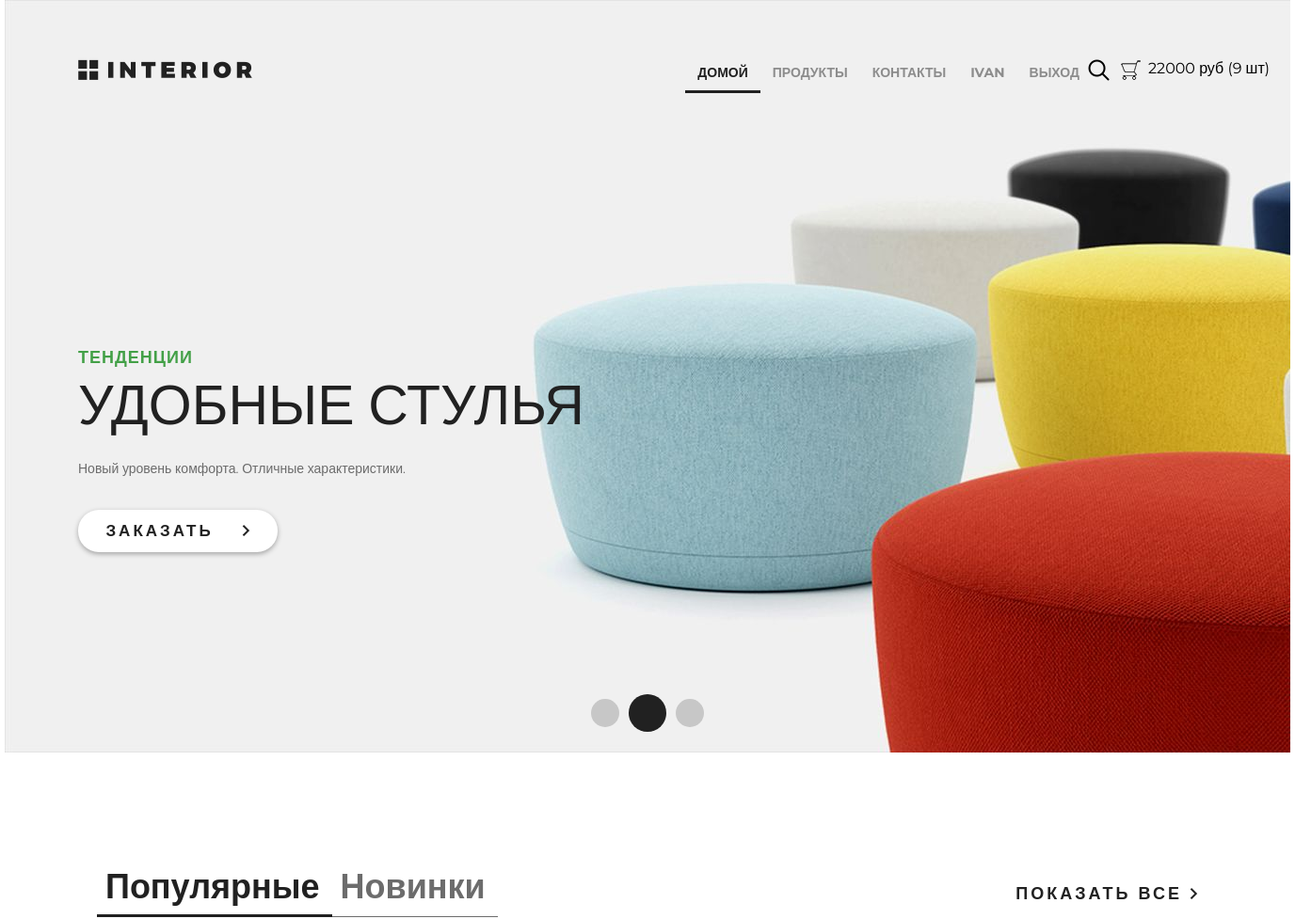
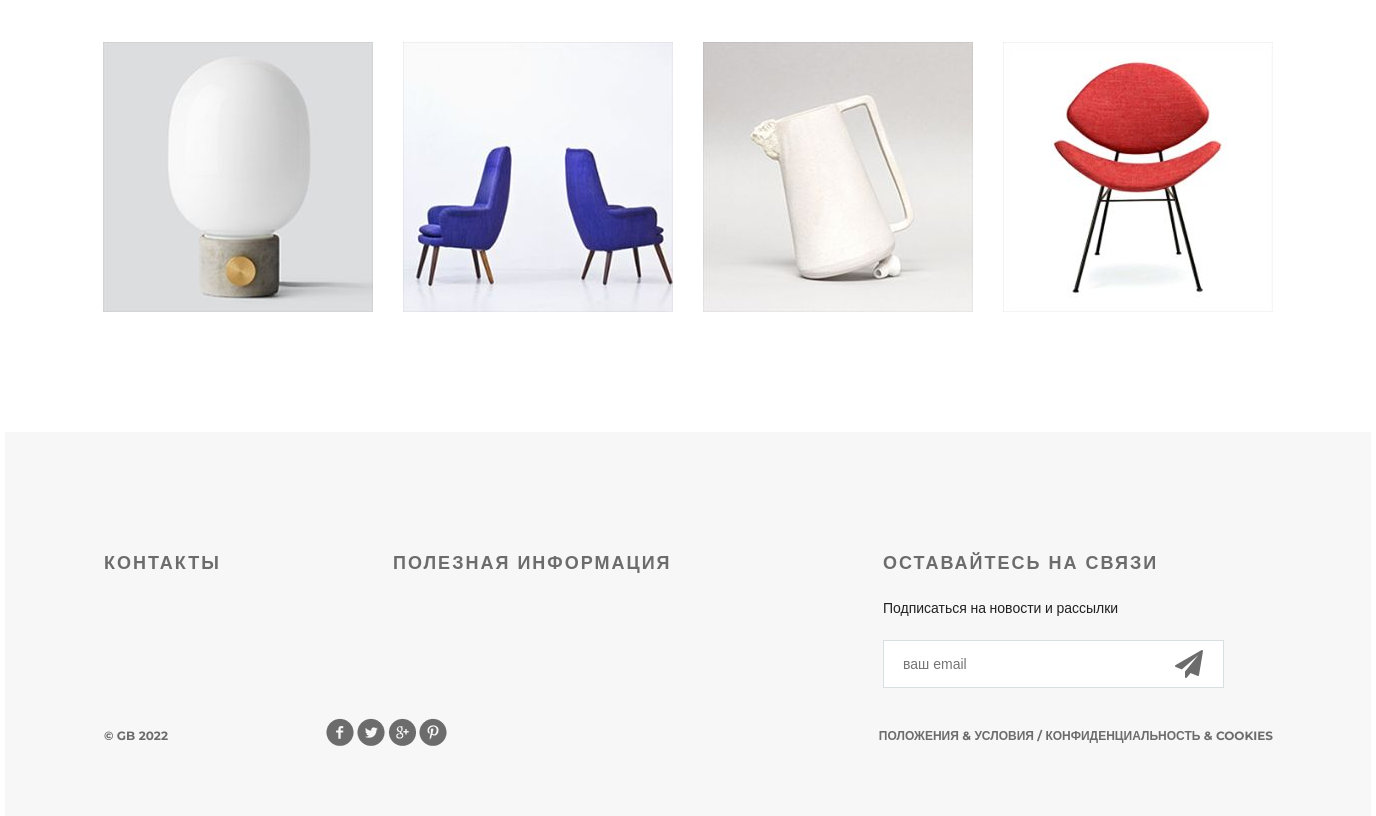
Page / (signed in) on the committed database (2 pictures, top to bottom).
### authapp/models.py (models this page shows)
class ShopUser(AbstractUser):
    avatar = models.ImageField(upload_to='users', blank=True, verbose_name='Аватарка')
    age = models.PositiveSmallIntegerField(verbose_name='Возраст')

### basketapp/models.py (models this page shows, shortened)
class Basket(models.Model):
    product = models.ForeignKey(Product, on_delete=models.CASCADE, verbose_name='Товар')
    user = models.ForeignKey(settings.AUTH_USER_MODEL, on_delete=models.CASCADE, verbose_name='Пользователь')
    quantity = models.PositiveSmallIntegerField(default=0, verbose_name='Количество')
    created_at = models.DateTimeField(auto_now_add=True, verbose_name='Добавлен')
    class Meta:
        verbose_name = 'корзина'
        verbose_name_plural = 'корзины'
        ordering = ('created_at',)
    @property
    def product_cost(self):
        return self.product.price * self.quantity
    @property
    def total_quantity(self):
        _items = Basket.objects.filter(user=self.user)  # Получаем все тваоры из корзины по пользователю
        return sum(list(_items.values_list('quantity', flat=True)))
    @property
    def total_cost(self):
        _items = Basket.objects.filter(user=self.user)
        return sum(list(map(lambda x: x.product_cost, _items)))

### mainapp/models.py (models this page shows, shortened)
class Product(models.Model):
    category = models.ForeignKey(Category, on_delete=models.CASCADE, verbose_name='Категория', related_name='products')
    image = models.ImageField(upload_to='product', blank=True, null=True, verbose_name='Изображение')
    name = models.CharField(max_length=128, verbose_name='Название')
    short_desc = models.CharField(max_length=128, verbose_name='Краткое описание')
    description = models.TextField('Описание')
    price = models.DecimalField(max_digits=8, decimal_places=2, verbose_name='Цена')
    quantity = models.PositiveSmallIntegerField(default=0, verbose_name='Количество')
    is_active = models.BooleanField(default=True, verbose_name='Активен')
    class Meta:
        verbose_name = 'продукт'
        verbose_name_plural = 'продукты'

### mainapp/views.py (the view)
# urls.py: path('', views.index, name='index'),
def index(request):
    context = {
        'products': Product.objects.all()[:4],
        'basket': get_basket(request.user)
    }
    return render(request, 'mainapp/index.html', context)

### mainapp/services.py (called while the page is built)
def get_basket(user):
    basket_list = []
    if user.is_authenticated:
        basket_list = Basket.objects.filter(user=user)
    return basket_list

### mainapp/templates/mainapp/index.html (shortened to what this page needs)
{% extends 'mainapp/base.html' %}
{% load static %}
{% block menu %}
    <div class="slider">
        <div class="header clearfix">
            {% include 'mainapp/includes/inc_main_menu.html' %}
        </div>
        <div class="text-slider">
            <h3 class="green">тенденции</h3>
            <h3 class="big"> удобные стулья</h3>
            <p>Новый уровень комфорта. Отличные характеристики.</p>
            <a href="#" class="button-order">заказать <img src="{% static 'img/arrow.png' %}" alt=""></a>
        </div>
        <div class="navi">
            <a href="#"></a><a href="#"></a><a href="#"></a>
        </div>
    </div>
{% endblock %}
{% block content %}
    <div class="featured">
        <div class="featured-menu">
            <a class="active" href="#">Популярные</a><a href="#">Новинки</a>
        </div>
        <a class="explore" href="#">показать все <img src="{% static 'img/arrow.png' %}" alt=""></a>
        <div class="clearfix">
        </div>
        <div class="tab-content">
            {% for product in products %}
            <div class="block">
                <a href="{% url 'products:product_item' product.id %}"><img src="{% if product.image %}/media/{{ product.image }} {% else %}{% static 'img/product-1.jpg' %}{% endif %}" alt="">
                </a>
            </div>
            {% endfor %}
        </div>
    </div>
{% endblock %}

### mainapp/templates/mainapp/includes/inc_main_menu.html (shortened to what this page needs)
<a href="{% url 'index' %}" class="logo"></a>
<ul class="menu">
    <li><a href="{% url 'index' %}" {% if request.resolver_match.url_name == 'index' %}
           class="active" {% endif %}>домой</a></li>
    <li><a href="{% url 'products:products_hot_products' %}" >продукты</a></li>
    <li><a href="{% url 'contact' %}" {% if request.resolver_match.url_name == 'contact' %} class="active" {% endif %}>контакты</a>
    </li>
    {% if user.is_authenticated %}
        <li>
            <a href="{% url 'authapp:edit' %}">{{ user.first_name|default:'пользователь' }}</a>
        </li>
        <li>
            <a href="{% url 'authapp:logout' %}">выход</a>
        </li>
    {% else %}
        <li>
            <a href="{% url 'authapp:login' %}">вход</a>
        </li>
    {% endif %}
</ul>
<a href="#" class="search"></a>
<a href="{% url 'basket:list' %}" class="basket">
    <span style="display: block; margin-left: 30px; color: black;">
        {% if basket %}
            {{ basket.0.total_cost|floatformat:0 }} руб
            ({{ basket.0.total_quantity }} шт)
        {% endif %}
    </span>
</a>

### static/css/style.css (style rules this page uses)
* { margin: 0; padding: 0; }
body { font-family: 'Montserrat', sans-serif; }
html, body { height: 100%; }
.slider { height: 800px; background-image: url(/static/img/slider.jpg); padding-left: 78px; padding-right: 211px; position: relative; }
.logo { background-image: url(/static/img/logo.png); margin-top: 63px; width: 185px; height: 22px; float: left; }
.menu { list-style-type: none; margin-top: 67px; float: right; }
.menu li { float: left; }
.menu a { color: #8c8c8c; font-size: 14px; font-weight: 700; text-align: right; text-transform: uppercase; text-decoration: none; padding: 10px 13px; }
.menu .active { color: #212121; font-weight: 700; border-bottom: 3px solid #212121; }
.search { display: block; width: 23px; height: 23px; background-image: url(/static/img/search.png); position: absolute; top: 63px; left: 1151px; }
.basket { display: block; width: 23px; height: 23px; background-image: url(/static/img/basket.png); position: absolute; top: 63px; left: 1185px; text-decoration: none; color: #555; }
.basket span { display: block; margin-left: 30px; width: 150px; }
.clearfix:after { content: ""; display: block; clear: both; }
.text-slider { margin-top: 288px; position: absolute; }
.text-slider p { color: #6c6c6c; font-size: 14px; text-align: left; width: 458px; line-height: 24px; }
.button-order { background-color: #ffffff; box-shadow: 0px 2px 4.85px 0.15px rgba(33, 33, 33, 0.35); width: 212px; height: 45px; display: block; text-transform: uppercase; text-align: center; border-radius: 22px; text-decoration: none; color: #212121; font-size: 17px; font-weight: 700; line-height: 45px; margin-top: 32px; letter-spacing: 3px; }
.button-order img { padding-left: 22px; }
.green { text-transform: uppercase; color: #43a047; font-size: 18px; font-weight: 700; text-align: left; margin-bottom: 22px; line-height: 13px; letter-spacing: 1px; }
.big { color: #212121; font-size: 59px; line-height: 43px; text-transform: uppercase; font-weight: 100; margin-bottom: 34px; }
.navi { position: absolute; bottom: 22px; right: 618px; display: flex; width: 130px; height: 40px; justify-content: space-between; align-items: center; }
.navi a { display: block; width: 30px; height: 30px; border-radius: 50%; background-color: rgba(33, 33, 33, 0.2); float: left; margin: 0px 5px; }
.navi a:nth-child(2) { display: block; width: 40px; height: 40px; border-radius: 50%; background-color: #212121; float: left; margin: 0px; }
.featured { padding-left: 98px; padding-right: 98px; }
.featured-menu { margin-top: 120px; width: 300px; height: 49px; float: left; }
.featured-menu a { color: #6c6c6c; font-size: 36px; font-weight: 700; text-align: left; text-decoration: none; border-bottom: 1px solid #6c6c6c; padding-bottom: 10px; padding-right: 13px; padding-left: 9px; }
.featured-menu .active { font-size: 36px; font-weight: 700; text-align: left; color: #212121; border-bottom: 3px solid #212121; padding-bottom: 8px; }
.explore { text-transform: uppercase; color: #212121; font-size: 18px; font-weight: 700; line-height: 24px; text-align: center; float: right; margin-top: 138px; letter-spacing: 3px; text-decoration: none; }
.tab-content { margin-top: 50px; display: flex; justify-content: space-between; margin-bottom: 120px; }
.tab-content .block { height: 270px; width: 270px; position: relative; }

### rows in the picture
ShopUser: first_name "IVAN"
Basket: user+product+quantity "22000", user "9"
Product: image (picture)
Product: image (picture)
Product: image (picture)
Product: image (picture)
